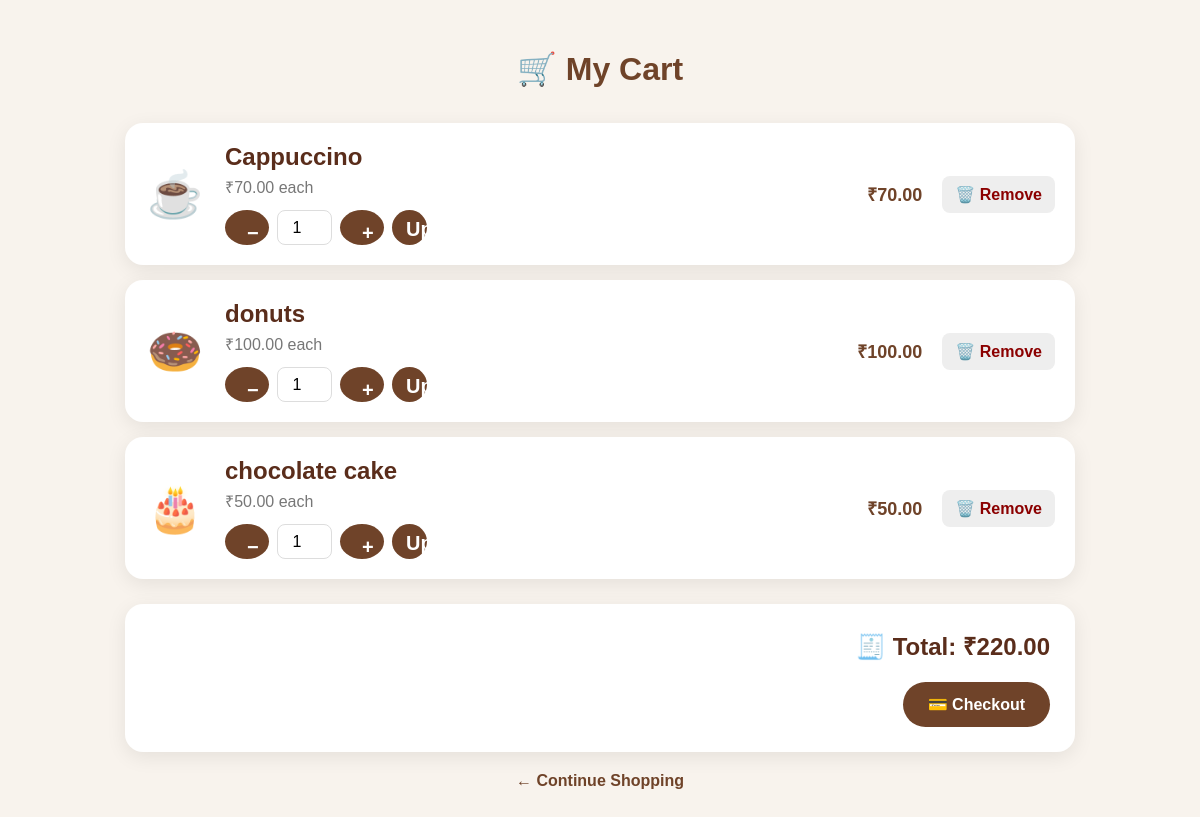
Page /cart (signed in) on the committed database.
### tables this page shows
CREATE TABLE cart (
            id INTEGER PRIMARY KEY AUTOINCREMENT,

            user_id INTEGER NOT NULL,

            menu_id INTEGER NOT NULL,

            quantity INTEGER NOT NULL DEFAULT 1,

            FOREIGN KEY (user_id)
                REFERENCES users(id),

            FOREIGN KEY (menu_id)
                REFERENCES menu(id),

            UNIQUE(user_id, menu_id)
        );

CREATE TABLE menu (
            id INTEGER PRIMARY KEY AUTOINCREMENT,
            name TEXT NOT NULL,
            description TEXT NOT NULL,
            price REAL NOT NULL,
            emoji TEXT NOT NULL
        );

### app.py (the view)
@app.route("/cart")
def cart():
    if "user_id" not in session:
        return redirect(url_for("login"))
    user_id = session["user_id"]
    connection = get_db()
    cart_items = connection.execute(
        """
        SELECT
            cart.id,
            cart.quantity,
            menu.id AS menu_id,
            menu.name,
            menu.description,
            menu.price,
            menu.emoji
        FROM cart
        JOIN menu
        ON cart.menu_id = menu.id
        WHERE cart.user_id = ?
        ORDER BY cart.id
        """,
        (user_id,)
    ).fetchall()
    connection.close()
    total = 0
    for item in cart_items:
        total += item["price"] * item["quantity"]
    return render_template(
        "cart.html",
        cart_items=cart_items,
        total=total
    )

### app.py (called while the page is built)
def get_db():
    connection = sqlite3.connect(DATABASE)
    connection.row_factory = sqlite3.Row
    return connection

### templates/cart.html (shortened to what this page needs)
<!DOCTYPE html>
<html lang="en">
<head>
    <link rel="stylesheet"
          href="{{ url_for('static', filename='css/style.css') }}">
</head>
<body>
<div class="cart-page">
    <div class="cart-container">
        <h1 class="cart-title">
            🛒 My Cart
        </h1>
        {% if cart_items %}
            {% for item in cart_items %}
            <div class="cart-item">
                <div class="cart-emoji">
                    {{ item["emoji"] }}
                </div>
                <div class="cart-details">
                    <h2>
                        {{ item["name"] }}
                    </h2>
                    <p>
                        ₹{{ "%.2f"|format(item["price"]) }} each
                    </p>
                    <form
                        method="POST"
                        action="/update-cart/{{ item['id'] }}"
                    >
                        <div class="quantity-area">
                            <button
                                type="button"
                                onclick="changeQuantity(
                                    'quantity-{{ item["id"] }}',
                                    -1
                                )"
                            >
                                −
                            </button>
                            <input
                                id="quantity-{{ item['id'] }}"
                                class="quantity-input"
                                type="number"
                                name="quantity"
                                value="{{ item['quantity'] }}"
                                min="1"
                            >
                            <button
                                type="button"
                                onclick="changeQuantity(
                                    'quantity-{{ item["id"] }}',
                                    1
                                )"
                            >
                                +
                            </button>
                            <button
                                type="submit"
                                class="update-btn"
                            >
                                Update
                            </button>
                        </div>
                    </form>
                </div>
                <div class="item-total">
                    ₹{{ "%.2f"|format(
                        item["price"] * item["quantity"]
                    ) }}
                </div>
                <form
                    method="POST"
                    action="/remove-from-cart/{{ item['id'] }}"
                >
                    <button
                        type="submit"
                        class="remove-btn"
                    >
                        🗑️ Remove
                    </button>
                </form>
            </div>
            {% endfor %}
            <div class="cart-summary">
                <h2>
                    🧾 Total:
                    ₹{{ "%.2f"|format(total) }}
                </h2>
                <a
                    href="/checkout"
                    class="checkout-btn"
                >
                    💳 Checkout
                </a>
            </div>
        {% endif %}
        <div style="text-align: center;">
            <a
                href="/"
                class="continue-btn"
            >
                ← Continue Shopping
            </a>
        </div>
    </div>
</div>
</body>
</html>

### static/css/style.css (style rules this page uses)
* { margin: 0; padding: 0; box-sizing: border-box; }
body { font-family: Arial, sans-serif; background: #fff8f0; color: #3b2418; }
button, .menu-button { display: inline-block; background: #9b542d; color: white; border: none; border-radius: 25px; padding: 12px 22px; font-size: 16px; font-weight: bold; cursor: pointer; text-decoration: none; }

### templates/cart.html (style rules this page uses)
.cart-page { min-height: 100vh; background: #f8f3ed; padding: 50px 20px; }
.cart-container { max-width: 950px; margin: auto; }
.cart-title { text-align: center; margin-bottom: 35px; color: #6f4329; }
.cart-item { background: white; padding: 20px; margin-bottom: 15px; border-radius: 18px; display: flex; align-items: center; gap: 20px; box-shadow: 0 5px 20px rgba(0,0,0,0.08); }
.cart-emoji { font-size: 45px; min-width: 60px; text-align: center; }
.cart-details { flex: 1; }
.cart-details h2 { margin: 0 0 5px; color: #5a2d1b; }
.cart-details p { color: #777; margin-bottom: 12px; }
.quantity-area { display: flex; align-items: center; gap: 8px; }
.quantity-area button { width: 35px; height: 35px; border: none; border-radius: 50%; background: #6f4329; color: white; font-size: 20px; font-weight: bold; cursor: pointer; }
.quantity-input { width: 55px; height: 35px; text-align: center; border: 1px solid #ddd; border-radius: 8px; font-size: 16px; }
.update-btn { border: none; padding: 8px 14px; background: #8b5e3c; color: white; border-radius: 8px; cursor: pointer; }
.item-total { font-weight: bold; min-width: 100px; text-align: right; font-size: 18px; color: #6f4329; }
.remove-btn { border: none; padding: 9px 13px; border-radius: 8px; background: #eee; color: #8b0000; cursor: pointer; }
.cart-summary { background: white; padding: 25px; border-radius: 18px; margin-top: 25px; text-align: right; box-shadow: 0 5px 20px rgba(0,0,0,0.08); }
.cart-summary h2 { margin-bottom: 20px; color: #5a2d1b; }
.checkout-btn { display: inline-block; padding: 13px 25px; background: #6f4329; color: white; text-decoration: none; border-radius: 25px; font-weight: bold; }
.continue-btn { display: inline-block; margin-top: 20px; color: #6f4329; text-decoration: none; font-weight: bold; }

### rows in the picture
cart: emoji "☕", name "Cappuccino", quantity "1"
menu: price "70.00", price.quantity "70.00"
cart: emoji "🍩", name "donuts", quantity "1"
menu: price "100.00", price.quantity "100.00"
cart: emoji "🎂", name "chocolate cake", quantity "1"
menu: price "50.00", price.quantity "50.00"

### other values in the picture
{{ "%.2f"|format(total) }} "220.00"
